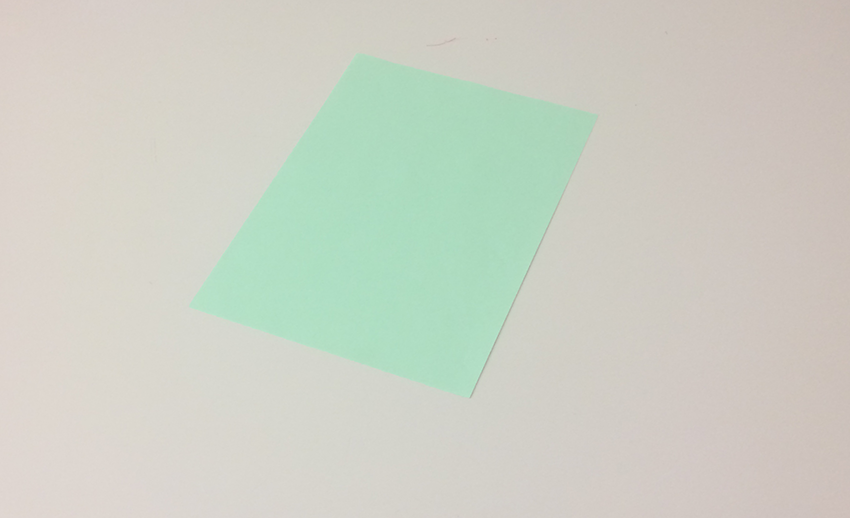
#> input picture Assets/papier_60.png, 850 x 518 px
$ python paper.py   (Python 2 division)   (older library calls are emulated)
#> lines starting #> are read from the running program, lines starting #| are printed output that depends on the picture
### COMMUN/strel.py
__author__ = 'chaussard'

import numpy as np
from operator import itemgetter
import math


# Fonction permettant de construire un element structurant
# Il faut choisir le type (disque, carre, diamant, ligne)
# Puis le parametre de taille et, dans le cas de la ligne, le parametre d'angle
# L'element structurant est donne sous forme de liste de coordonnees
def build_as_list(type, size, angle):
    if (type == 'disque'):
        Strel = []  # Le resultat sera une liste de coordonnees
        # On parcourt tous les pixels entre -size et size pour tester si le disque passerait par le pixel : si oui, on l'allume
        for x in range(-((np.int)(size)) - 1, ((np.int)(size)) + 2):
            for y in range(-((np.int)(size)) - 1, ((np.int)(size)) + 2):
                if ((abs(x) - 0.5) * (abs(x) - 0.5) + (abs(y) - 0.5) * (abs(y) - 0.5) <= size * size):
                    Strel.append((y, x))

    elif (type == 'carre'):
        # On place dans le resultat toutes les coordonnees entre -size et size inclus
        Strel = [(y, x) for x in range(-size, size + 1) for y in range(-size, size + 1)]

    elif (type == 'diamant'):
        # On parcourt ligne par ligne pour ajouter les segments qu'il faut
        Strel = [(i, j) for i in range(-size, size + 1) for j in range(-size + abs(i), size - abs(i) + 1)]


    elif (type == 'ligne'):
        Strel = []
        # Une ligne
        d = size
        a = angle

        # On place l'angle dans un intervalle entre 90 et -90
        while (a > 90):
            a = a - 180
        while (a < -90):
            a = a + 180
        # Si l'angle est superieur a 45deg, on retire 90def et on tournera le resultat obtenu...
        rot = 0
        if (a > 45):
            a = a - 90
            rot = 1
        elif (a < -45):
            a = a + 90
            rot = 3;
        # Conversion de l'angle en radian
        a = a * math.pi / 180
        # Petite conversion pour ramener l'angle par rapport au coin inferieur gauche de l'ecran
        a = -a

        # Calcul de la taille de l'element structurant en fonction de d
        lx = int(math.ceil(d / math.sqrt(1 + math.tan(a) * math.tan(a))))
        if (lx == 0):
            lx = 1
        ly = int(math.ceil(d * math.tan(abs(a)) / math.sqrt(1 + math.tan(a) * math.tan(a))))
        if (ly == 0):
            ly = 1

        # Allocation du resultat
        Strel = []

        # Algo de Bresenham
        for x in range(-lx, lx + 1):
            y = math.tan(a) * x;
            Strel.append((int(round(y)), x))

        # Si nous devons tourner le resultat...
        if (rot > 0):
            # La rotation s'effectue avec une transposee puis un flip horizontal
            for i in range(0, len(Strel)):
                Strel[i] = (-Strel[i][1], Strel[i][0])

    else:
        assert (False), type + " n'est pas un nom d'element structurant valide pour cette fonction."

    return Strel


# Fonction permettant de construire un element structurant
# Il faut choisir le type (disque, carre, diamant, ligne)
# Puis le parametre de taille et, dans le cas de la ligne, le parametre d'angle
# L'element structurant est donne sous forme d'une image
def build(type, size, angle=0):
    return toImage(build_as_list(type, size, angle))


# Fonction permettant de construire une image a partir d'une liste de points d'un element structurant
def toImage(Strel):
    if len(Strel) == 0:
        assert (False), "L element structurant donne en parametre est vide (trop petit)."

    # On recupere les plus grandes et petites coordonnees de l'element structurant
    max_i = max(Strel, key=itemgetter(0))[0]
    min_i = min(Strel, key=itemgetter(0))[0]
    max_j = max(Strel, key=itemgetter(1))[1]
    min_j = min(Strel, key=itemgetter(1))[1]

    # On alloue l'image de sortie
    Im = np.zeros([max_i - min_i + 1, max_j - min_j + 1, 1], np.uint8)

    for (i, j) in Strel:
        Im[i + abs(min_i), j + abs(min_j)] = 255

    return Im

### COMMUN/mymorpho.py
import cv2
import numpy as np

def myerosion(im,el):
    return cv2.erode(im, el)

def mydilatation(im,el):
    return cv2.dilate(im, el)

def mygradient(im,el):
    return mydilatation(im,el) -  myerosion(im,el)

def myclose(im, el):
    delatedIm = mydilatation(im,el)
    return myerosion(delatedIm, el)

# [5 lines left out: function myopen, not called in this run]

### paper.py
import cv2
import numpy as np
from COMMUN import strel
from COMMUN import mymorpho as mm

image_60_colored = cv2.imread('Assets/papier_60.png')
#> image_60_colored is the input picture: shape (518, 850, 3); mean B, G, R 196.9, 208.3, 204.2
image_35_colored = cv2.imread('Assets/papier_35.png')
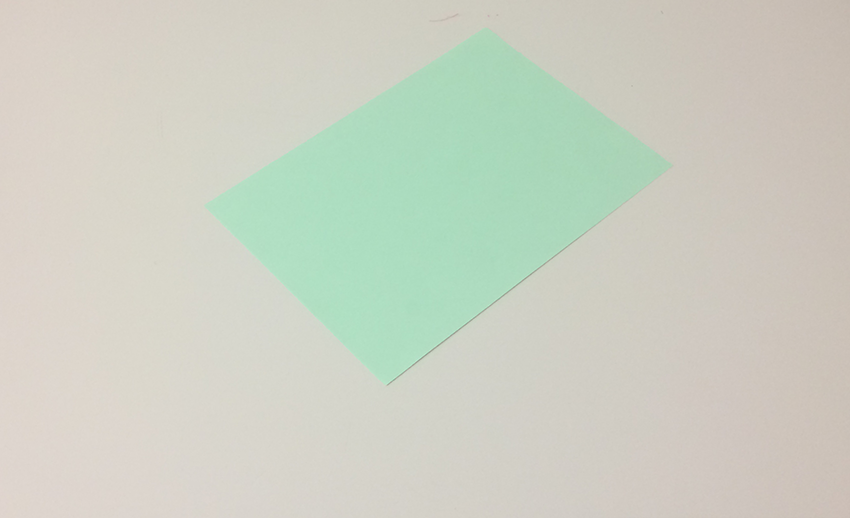
#> input picture Assets/papier_35.png, 850 x 518 px
#> image_35_colored is the input picture: shape (518, 850, 3); mean B, G, R 195.1, 208.3, 203.6
image_15_colored = cv2.imread('Assets/papier_15.png')
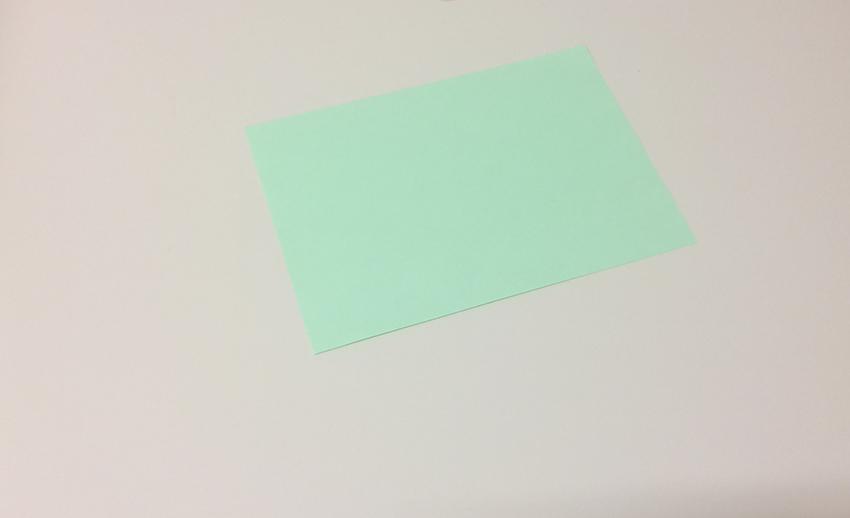
#> input picture Assets/papier_15.png, 850 x 518 px
#> image_15_colored is the input picture: shape (518, 850, 3); mean B, G, R 198, 209.4, 205.6

#keep the red color
image_60_uncolored = image_60_colored[:,:,2]
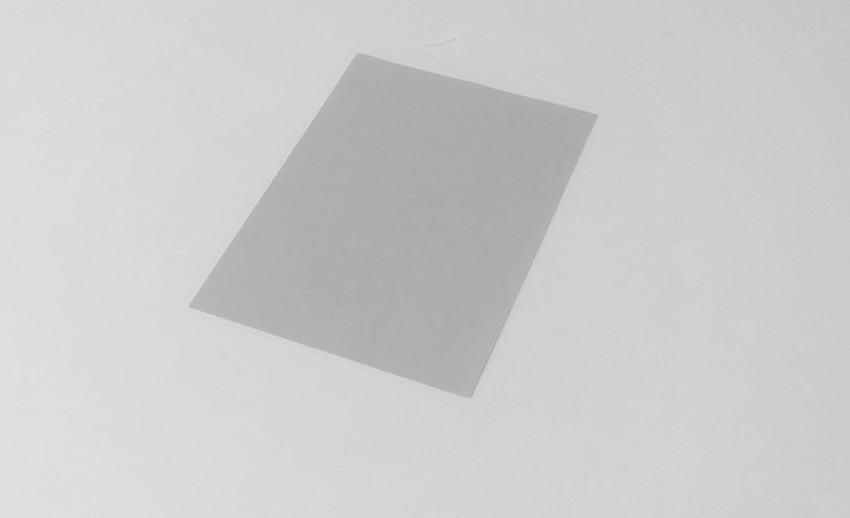
#> image_60_uncolored: shape (518, 850); min 157, max 225, mean 204.2
cv2.imshow('Normal image', image_60_uncolored)

min_ = np.sum(image_60_colored)
#> min_ = 268354531
k = 0
for i in range(-90, 90, 5):
    elem = strel.build('ligne', 40, i)
    imGrad = mm.mygradient(image_60_uncolored, elem)
    sum = np.sum(imGrad)
    # print sum
    if sum < min_:
        min_ = sum
        k = i
#> this loop made 36 passes
#> (sum, min_) on passes 1, 12, 13, 14, 15, 16, 28, 29, 30: (4043824, 4043824), (4003973, 4003973), (3954700, 3954700), (3904442, 3904442), (3805751, 3805751), (3760428, 3760428), (3755412, 3755412), (3657874, 3657874), (3574498, 3574498)
#> sum on passes 2 to 7: 4099610, 4184340, 4190418, 4226679, 4246318, 4207521
#> pass 1, `imGrad = mm.mygradient(image_60_uncolored, elem)`:
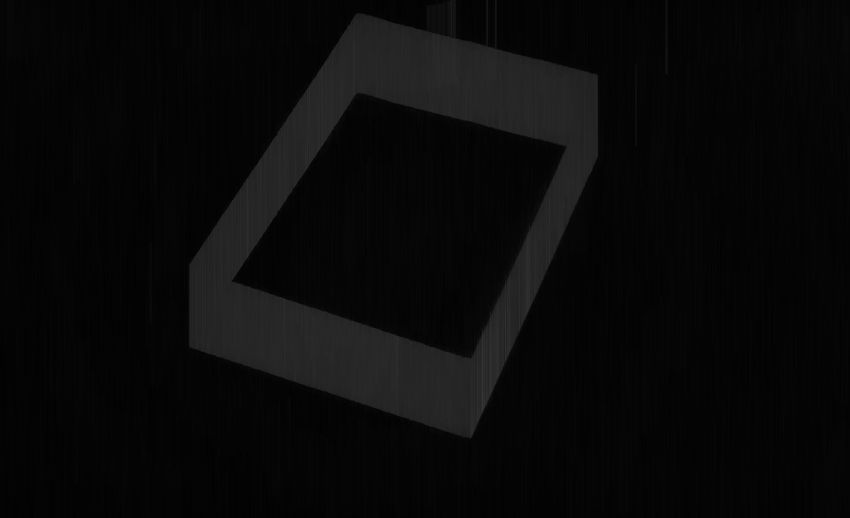
#> imGrad: shape (518, 850); min 1, max 56, mean 9.2
#> after the loop, k = 55; min_ = 3574498

# k will define the paper orientation
print k
#| 55
cv2.waitKey(0)
